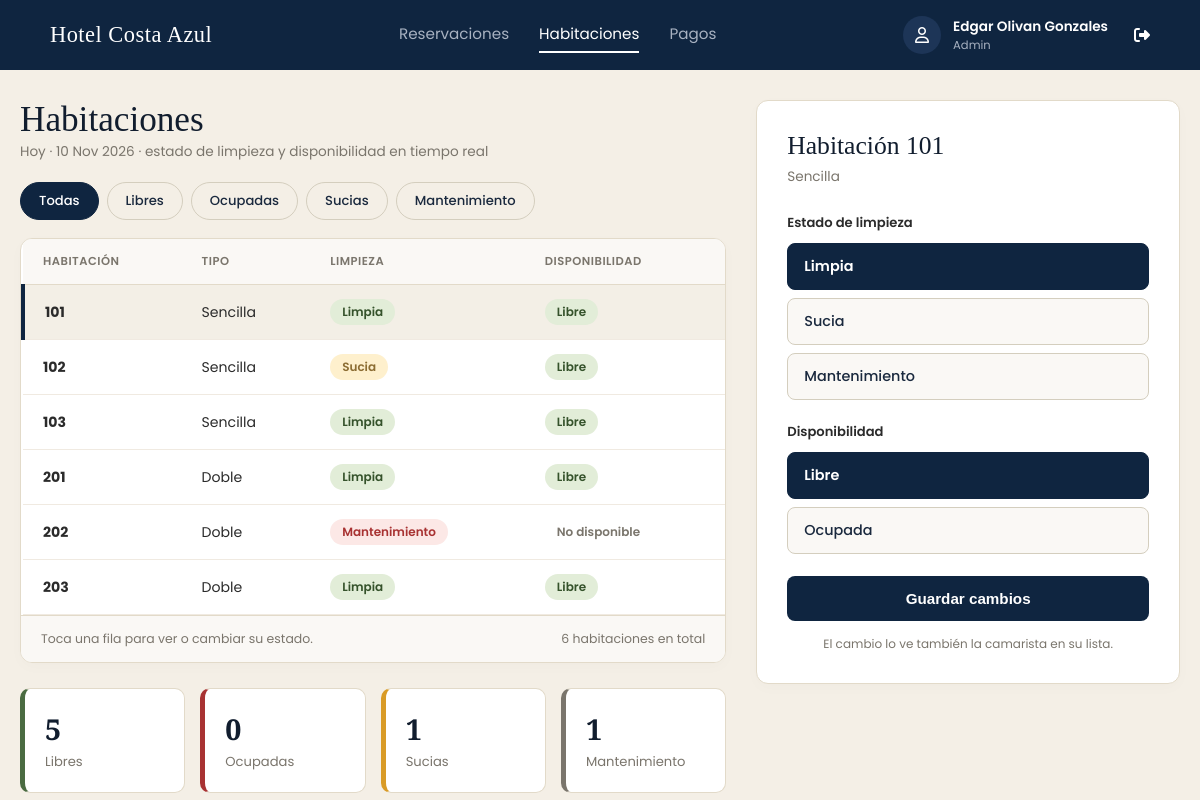
The app's page /Hotel_Recep/Habitaciones/hab.php (signed in) with its own data.
### tables this page shows
CREATE TABLE `habitacion` (
  `numero_habitacion` varchar(5) NOT NULL,
  `tipo_habitacion` varchar(30) NOT NULL,
  `estado_limpieza` varchar(20) NOT NULL,
  `disponible` tinyint(1) NOT NULL DEFAULT 1,
  PRIMARY KEY (`numero_habitacion`)
);

### Hotel_Recep/Habitaciones/hab.php (the view, shortened to what this page needs)
<?php
require_once '../../config/conexion.php';
try {
    $habitaciones = $conexion->query(
        "SELECT numero_habitacion AS numero, tipo_habitacion AS tipo, estado_limpieza, disponible
         FROM habitacion ORDER BY numero_habitacion ASC"
    )->fetchAll(PDO::FETCH_ASSOC);
} catch (PDOException $e) {
    error_log('Recepción - listar habitaciones: ' . $e->getMessage());
    $habitaciones = [];
    $mensaje_error = "Error al cargar el listado de habitaciones.";
}
$total_libres = $total_ocupadas = $total_sucias = $total_mantenimiento = 0;
foreach ($habitaciones as $h) {
    $es_mant = (strtolower($h['estado_limpieza']) === 'mantenimiento');
    if ($es_mant) {
        $total_mantenimiento++;
    } elseif ((int) $h['disponible'] === 1) {
        $total_libres++;
    } else {
        $total_ocupadas++;
    }
    if (strtolower($h['estado_limpieza']) === 'sucia') {
        $total_sucias++;
    }
}
$nombre_usuario = $_SESSION['nombre'] ?? 'Recepción';
$rol_usuario = ucfirst($_SESSION['rol'] ?? 'Recepcionista');
?>
<!DOCTYPE html>
<html lang="es">
<head>
  <link rel="stylesheet" href="https://cdnjs.cloudflare.com/ajax/libs/font-awesome/6.4.0/css/all.min.css">
  <link rel="stylesheet" href="hab.css">
</head>
<body>
  <header class="navbar">
    <div class="nav-brand">Hotel Costa Azul</div>
    <nav class="nav-links">
      <a href="../Recepcion/recep.php">Reservaciones</a>
      <a href="hab.php" class="active">Habitaciones</a>
      <a href="../Pagos/pagos.php">Pagos</a>
    </nav>
    <div class="user-profile">
      <div class="user-avatar"><i class="fa-regular fa-user"></i></div>
      <div class="user-info">
        <span class="user-name"><?php echo htmlspecialchars($nombre_usuario); ?></span>
        <span class="user-role"><?php echo htmlspecialchars($rol_usuario); ?></span>
      </div>
      <a href="../../config/logout.php" title="Cerrar sesión" style="margin-left: 14px; color: inherit;"><i class="fa-solid fa-right-from-bracket"></i></a>
    </div>
  </header>
  <main class="main-container">
    <section class="left-column">
      <div class="header-title-area">
        <h1>Habitaciones</h1>
        <p>Hoy · <?php echo date('d M Y'); ?> · estado de limpieza y disponibilidad en tiempo real</p>
      </div>
      <div class="filter-toolbar">
        <div class="filter-pills">
          <button class="pill active" data-filter="todas">Todas</button>
          <button class="pill" data-filter="libres">Libres</button>
          <button class="pill" data-filter="ocupadas">Ocupadas</button>
          <button class="pill" data-filter="sucias">Sucias</button>
          <button class="pill" data-filter="mantenimiento">Mantenimiento</button>
        </div>
      </div>
      <div class="table-container">
        <table>
          <thead>
            <tr>
              <th>HABITACIÓN</th>
              <th>TIPO</th>
              <th>LIMPIEZA</th>
              <th>DISPONIBILIDAD</th>
            </tr>
          </thead>
          <tbody id="roomsTableBody">
            <?php if (count($habitaciones) > 0): ?>
              <?php foreach ($habitaciones as $index => $hab): ?>
                <?php
                  $num = $hab['numero'];
                  $tipo = $hab['tipo'];
                  $limpieza = $hab['estado_limpieza'];
                  $es_mant = (strtolower($limpieza) === 'mantenimiento');
                  $disp = ((int) $hab['disponible'] === 1) ? 'Libre' : 'Ocupada';
                  $badge_clean_class = (strtolower($limpieza) === 'limpia') ? 'clean' : ((strtolower($limpieza) === 'sucia') ? 'dirty' : 'maintenance');
                  $badge_disp_class = $es_mant ? 'na' : (($disp === 'Libre') ? 'free' : 'occupied');
                  $disp_texto = $es_mant ? 'No disponible' : $disp;
                  $is_selected = ($index === 0) ? 'selected' : '';
                  $tags = [];
                  if ($es_mant) { $tags[] = 'mantenimiento'; }
                  elseif ($disp === 'Libre') { $tags[] = 'libres'; }
                  else { $tags[] = 'ocupadas'; }
                  if (strtolower($limpieza) === 'sucia') { $tags[] = 'sucias'; }
                ?>
                <tr class="room-row <?php echo $is_selected; ?>" data-room="<?php echo htmlspecialchars($num, ENT_QUOTES); ?>" data-type="<?php echo htmlspecialchars($tipo, ENT_QUOTES); ?>" data-clean="<?php echo htmlspecialchars($limpieza, ENT_QUOTES); ?>" data-disp="<?php echo $disp; ?>" data-tags="<?php echo implode(' ', $tags); ?>" onclick="seleccionarHabitacion(this)">
                  <td><b><?php echo htmlspecialchars($num); ?></b></td>
                  <td><?php echo htmlspecialchars($tipo); ?></td>
                  <td><span class="badge <?php echo $badge_clean_class; ?>"><?php echo htmlspecialchars($limpieza); ?></span></td>
                  <td><span class="badge <?php echo $badge_disp_class; ?>"><?php echo $disp_texto; ?></span></td>
                </tr>
              <?php endforeach; ?>
            <?php else: ?>
              <tr>
                <td colspan="4" style="text-align: center; padding: 20px;">No hay habitaciones registradas en la base de datos.</td>
              </tr>
            <?php endif; ?>
          </tbody>
        </table>
        <div class="table-footer">
          <span class="table-hint">Toca una fila para ver o cambiar su estado.</span>
          <span class="pagination-info"><?php echo count($habitaciones); ?> habitaciones en total</span>
        </div>
      </div>
      <div class="stats-grid">
        <div class="stat-card border-green">
          <span class="stat-number"><?php echo $total_libres; ?></span>
          <span class="stat-label">Libres</span>
        </div>
        <div class="stat-card border-red">
          <span class="stat-number"><?php echo $total_ocupadas; ?></span>
          <span class="stat-label">Ocupadas</span>
        </div>
        <div class="stat-card border-yellow">
          <span class="stat-number"><?php echo $total_sucias; ?></span>
          <span class="stat-label">Sucias</span>
        </div>
        <div class="stat-card border-gray">
          <span class="stat-number"><?php echo $total_mantenimiento; ?></span>
          <span class="stat-label">Mantenimiento</span>
        </div>
      </div>
    </section>
    <aside class="right-column">
      <div class="room-edit-box">
        <div class="edit-header">
          <h2 id="selectedRoomTitle">Habitación <?php echo htmlspecialchars($habitaciones[0]['numero'] ?? ''); ?></h2>
          <span id="selectedRoomType" class="room-type-subtitle"><?php echo htmlspecialchars($habitaciones[0]['tipo'] ?? ''); ?></span>
        </div>
        <form id="roomUpdateForm" method="POST" action="">
          <div class="section-label">Estado de limpieza</div>
          <div class="cleaning-options">
            <label class="radio-option">
              <span class="radio-box">Limpia</span>
            </label>
            <label class="radio-option active">
              <span class="radio-box">Sucia</span>
            </label>
            <label class="radio-option">
              <span class="radio-box">Mantenimiento</span>
            </label>
          </div>
          <div class="section-label">Disponibilidad</div>
          <div class="availability-options">
            <label class="radio-option active">
              <span class="radio-box">Libre</span>
            </label>
            <label class="radio-option">
              <span class="radio-box">Ocupada</span>
            </label>
          </div>
          <button type="submit" class="btn-save-changes">Guardar cambios</button>
          <p class="sync-note">El cambio lo ve también la camarista en su lista.</p>
        </form>
      </div>
    </aside>
  </main>
</body>
</html>

### records on screen
habitacion: numero_habitacion "101", tipo_habitacion "Sencilla", estado_limpieza "Limpia", disp_texto "Libre"
habitacion: numero_habitacion "102", tipo_habitacion "Sencilla", estado_limpieza "Sucia", disp_texto "Libre"
habitacion: numero_habitacion "103", tipo_habitacion "Sencilla", estado_limpieza "Limpia", disp_texto "Libre"
habitacion: numero_habitacion "201", tipo_habitacion "Doble", estado_limpieza "Limpia", disp_texto "Libre"
habitacion: numero_habitacion "202", tipo_habitacion "Doble", estado_limpieza "Mantenimiento", estado_limpieza "No disponible"
habitacion: numero_habitacion "203", tipo_habitacion "Doble", estado_limpieza "Limpia", disp_texto "Libre"

### other values on screen
$nombre_usuario "Edgar Olivan Gonzales"
$rol_usuario "Admin"
count($habitaciones) "6"
$total_libres "5"
$total_ocupadas "0"
$total_sucias "1"
$total_mantenimiento "1"
